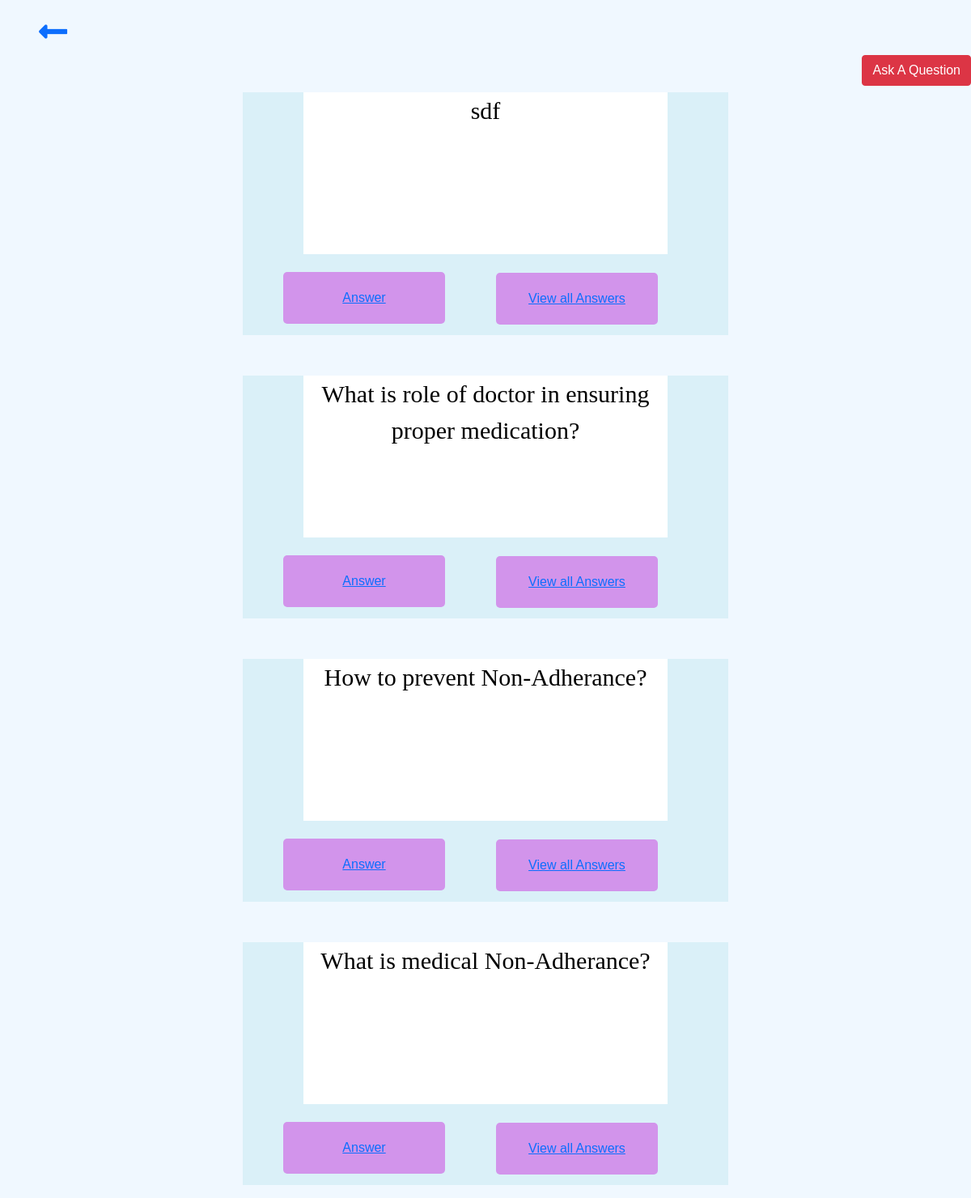
Screenshot of /blog/ with the database file from the repository.
### blog/models.py (models this page shows)
class Question(models.Model):
    question=models.CharField(max_length=500)

### blog/views.py (the view)
# urls.py: path('',views.allquestions,name="allquestions"),
def allquestions(request):
    questions =Question.objects.all()
    return render(request,'blog/ques.html',{'questions':questions})

### blog/templates/blog/ques.html (shortened to what this page needs)
<!DOCTYPE html>
<html lang="en">
<head>
    <link href="https://cdn.jsdelivr.net/npm/bootstrap@5.0.2/dist/css/bootstrap.min.css" rel="stylesheet"
>
    <link rel="stylesheet" href="https://use.fontawesome.com/releases/v5.13.0/css/all.css"
 />
</head>
<body>
    <h1 class="ms-5 mt-3 mb-1 mx-1">
        <a href="/"><i class="fas fa-long-arrow-alt-left me-3"></i></a>
    </h1>
    <h1>
        <a href="#">
            <button id="headerbox" type="button" class="btn btn-danger float-end" data-bs-toggle="modal"
                data-bs-target="#exampleModal">
                Ask A Question
            </button>
        </a>
    </h1>
    {% for question in questions reversed %}
    <div id="mainBox">
        <div id="questionBox">
            <p style="color:black; word-wrap: break-word; font-size: 30px; font-family: 'Times New Roman', Times, serif;">
                {{question.question}}</p>
        </div>
        <div class="float-container">
            <div class="float-child">
                <a href="/blog/answeraquestion/{{question.id}}">
                    <div id="startresetBox">Answer</div>
                </a>
            </div>
            <div class="float-child alert">
                <div class="col-1 me-5">
                    <a href="/blog/allanswers/{{question.id}}">
                        <div id="startresetBox">View all Answers</div>
                    </a>
                </div>
            </div>
        </div>
    </div>
    {% endfor %}
</body>
</html>

### blog/templates/blog/ques.html (style rules this page uses)
body { margin: 0; padding: 0; font-family: sans-serif; background: white; }
body { background-color:aliceblue; }
#mainBox { width: 600px; height: 300px; background-color: #DAF0F8; margin: auto; position: relative; }
#questionBox { background-color: white; height: 200px; width: 450px; margin: 50px auto 10px auto; font-size: 100px; color: #fff; text-align: center; }
#startresetBox { background-color: #d294eb; position: relative; margin: 0 auto; width: 200px; padding: 20px; border-radius: 5px; cursor: pointer; text-align: center; text-decoration: none; }
.float-child { width: 50%; float: left; padding: 2%; }
.alert { width: 10%; }

### rows the page displays
Question: question "sdf"
Question: question "What is role of doctor in ensuring proper medication?"
Question: question "How to prevent Non-Adherance?"
Question: question "What is medical Non-Adherance?"
